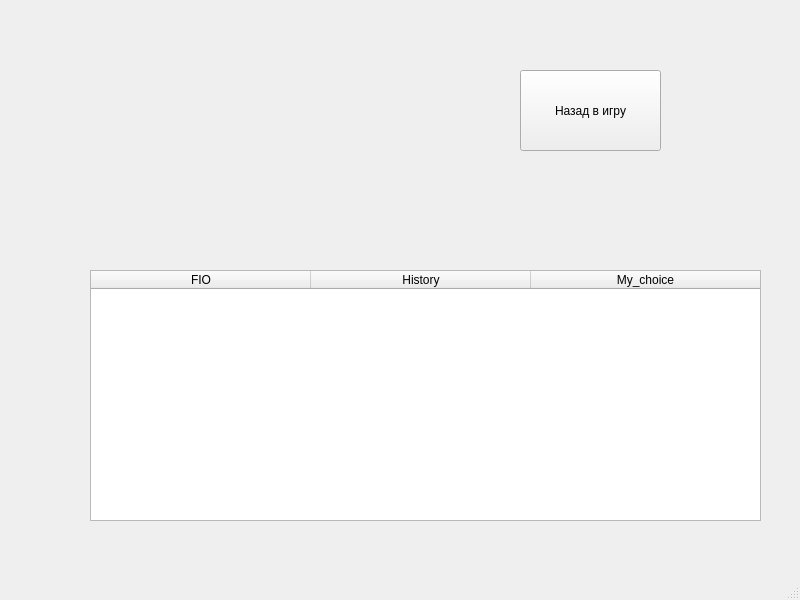
<?xml version="1.0" encoding="UTF-8"?>
<ui version="4.0">
 <class>MainWindow</class>
 <widget class="QMainWindow" name="MainWindow">
  <property name="geometry">
   <rect>
    <x>0</x>
    <y>0</y>
    <width>800</width>
    <height>600</height>
   </rect>
  </property>
  <property name="windowTitle">
   <string>MainWindow</string>
  </property>
  <widget class="QWidget" name="centralwidget">
   <widget class="QPushButton" name="pushButton">
    <property name="geometry">
     <rect>
      <x>520</x>
      <y>70</y>
      <width>141</width>
      <height>81</height>
     </rect>
    </property>
    <property name="text">
     <string>Назад в игру</string>
    </property>
   </widget>
   <widget class="QTableWidget" name="tableWidget">
    <property name="geometry">
     <rect>
      <x>90</x>
      <y>270</y>
      <width>671</width>
      <height>251</height>
     </rect>
    </property>
    <attribute name="horizontalHeaderCascadingSectionResizes">
     <bool>false</bool>
    </attribute>
    <attribute name="horizontalHeaderDefaultSectionSize">
     <number>220</number>
    </attribute>
    <attribute name="horizontalHeaderShowSortIndicator" stdset="0">
     <bool>false</bool>
    </attribute>
    <attribute name="horizontalHeaderStretchLastSection">
     <bool>true</bool>
    </attribute>
    <column>
     <property name="text">
      <string>FIO</string>
     </property>
    </column>
    <column>
     <property name="text">
      <string>History</string>
     </property>
    </column>
    <column>
     <property name="text">
      <string>My_choice</string>
     </property>
    </column>
   </widget>
  </widget>
  <widget class="QMenuBar" name="menubar">
   <property name="geometry">
    <rect>
     <x>0</x>
     <y>0</y>
     <width>800</width>
     <height>26</height>
    </rect>
   </property>
  </widget>
  <widget class="QStatusBar" name="statusbar"/>
 </widget>
 <resources/>
 <connections/>
</ui>
